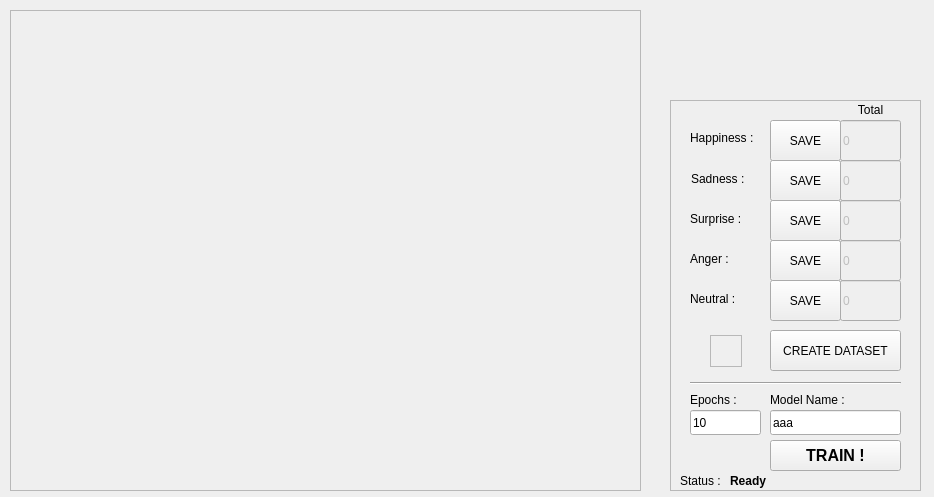
<?xml version="1.0" encoding="UTF-8"?>
<ui version="4.0">
 <class>Form</class>
 <widget class="QWidget" name="Form">
  <property name="windowModality">
   <enum>Qt::WindowModal</enum>
  </property>
  <property name="geometry">
   <rect>
    <x>0</x>
    <y>0</y>
    <width>934</width>
    <height>497</height>
   </rect>
  </property>
  <property name="windowTitle">
   <string>DeepFED Deep Facial Emotion Detection</string>
  </property>
  <widget class="QFrame" name="frame">
   <property name="geometry">
    <rect>
     <x>10</x>
     <y>10</y>
     <width>631</width>
     <height>481</height>
    </rect>
   </property>
   <property name="frameShape">
    <enum>QFrame::StyledPanel</enum>
   </property>
   <property name="frameShadow">
    <enum>QFrame::Raised</enum>
   </property>
  </widget>
  <widget class="QLineEdit" name="modelAdi">
   <property name="geometry">
    <rect>
     <x>770</x>
     <y>410</y>
     <width>131</width>
     <height>25</height>
    </rect>
   </property>
   <property name="text">
    <string>aaa</string>
   </property>
  </widget>
  <widget class="QLineEdit" name="epochNumber">
   <property name="geometry">
    <rect>
     <x>690</x>
     <y>410</y>
     <width>71</width>
     <height>25</height>
    </rect>
   </property>
   <property name="text">
    <string>10</string>
   </property>
  </widget>
  <widget class="QLabel" name="label_5">
   <property name="geometry">
    <rect>
     <x>840</x>
     <y>100</y>
     <width>61</width>
     <height>20</height>
    </rect>
   </property>
   <property name="text">
    <string>Total</string>
   </property>
   <property name="alignment">
    <set>Qt::AlignCenter</set>
   </property>
  </widget>
  <widget class="QLineEdit" name="lineEdit2">
   <property name="enabled">
    <bool>false</bool>
   </property>
   <property name="geometry">
    <rect>
     <x>840</x>
     <y>120</y>
     <width>61</width>
     <height>41</height>
    </rect>
   </property>
   <property name="text">
    <string>0</string>
   </property>
  </widget>
  <widget class="QPushButton" name="btnChange5">
   <property name="geometry">
    <rect>
     <x>770</x>
     <y>240</y>
     <width>71</width>
     <height>41</height>
    </rect>
   </property>
   <property name="text">
    <string>SAVE</string>
   </property>
  </widget>
  <widget class="QLabel" name="label_2">
   <property name="geometry">
    <rect>
     <x>690</x>
     <y>130</y>
     <width>66</width>
     <height>16</height>
    </rect>
   </property>
   <property name="text">
    <string>Happiness :</string>
   </property>
  </widget>
  <widget class="QLabel" name="label_7">
   <property name="geometry">
    <rect>
     <x>690</x>
     <y>250</y>
     <width>66</width>
     <height>17</height>
    </rect>
   </property>
   <property name="text">
    <string>Anger :</string>
   </property>
  </widget>
  <widget class="QPushButton" name="btnChange4">
   <property name="geometry">
    <rect>
     <x>770</x>
     <y>200</y>
     <width>71</width>
     <height>41</height>
    </rect>
   </property>
   <property name="text">
    <string>SAVE</string>
   </property>
  </widget>
  <widget class="QFrame" name="frame2">
   <property name="geometry">
    <rect>
     <x>710</x>
     <y>335</y>
     <width>32</width>
     <height>32</height>
    </rect>
   </property>
   <property name="frameShape">
    <enum>QFrame::StyledPanel</enum>
   </property>
   <property name="frameShadow">
    <enum>QFrame::Raised</enum>
   </property>
  </widget>
  <widget class="QLabel" name="label_9">
   <property name="geometry">
    <rect>
     <x>770</x>
     <y>390</y>
     <width>121</width>
     <height>20</height>
    </rect>
   </property>
   <property name="text">
    <string>Model Name :</string>
   </property>
  </widget>
  <widget class="QPushButton" name="btnChange1">
   <property name="enabled">
    <bool>true</bool>
   </property>
   <property name="geometry">
    <rect>
     <x>770</x>
     <y>280</y>
     <width>71</width>
     <height>41</height>
    </rect>
   </property>
   <property name="text">
    <string>SAVE</string>
   </property>
  </widget>
  <widget class="QLineEdit" name="lineEdit5">
   <property name="enabled">
    <bool>false</bool>
   </property>
   <property name="geometry">
    <rect>
     <x>840</x>
     <y>240</y>
     <width>61</width>
     <height>41</height>
    </rect>
   </property>
   <property name="text">
    <string>0</string>
   </property>
  </widget>
  <widget class="QLabel" name="labelProcess">
   <property name="geometry">
    <rect>
     <x>730</x>
     <y>471</y>
     <width>191</width>
     <height>20</height>
    </rect>
   </property>
   <property name="font">
    <font>
     <weight>75</weight>
     <bold>true</bold>
    </font>
   </property>
   <property name="autoFillBackground">
    <bool>false</bool>
   </property>
   <property name="text">
    <string>Ready</string>
   </property>
  </widget>
  <widget class="QLineEdit" name="lineEdit1">
   <property name="enabled">
    <bool>false</bool>
   </property>
   <property name="geometry">
    <rect>
     <x>840</x>
     <y>280</y>
     <width>61</width>
     <height>41</height>
    </rect>
   </property>
   <property name="text">
    <string>0</string>
   </property>
  </widget>
  <widget class="QLabel" name="label_8">
   <property name="geometry">
    <rect>
     <x>690</x>
     <y>390</y>
     <width>71</width>
     <height>20</height>
    </rect>
   </property>
   <property name="text">
    <string>Epochs :</string>
   </property>
  </widget>
  <widget class="QPushButton" name="btnChange2">
   <property name="geometry">
    <rect>
     <x>770</x>
     <y>120</y>
     <width>71</width>
     <height>41</height>
    </rect>
   </property>
   <property name="text">
    <string>SAVE</string>
   </property>
  </widget>
  <widget class="QLabel" name="label_3">
   <property name="geometry">
    <rect>
     <x>690</x>
     <y>290</y>
     <width>66</width>
     <height>17</height>
    </rect>
   </property>
   <property name="text">
    <string>Neutral :</string>
   </property>
  </widget>
  <widget class="QLineEdit" name="lineEdit3">
   <property name="enabled">
    <bool>false</bool>
   </property>
   <property name="geometry">
    <rect>
     <x>840</x>
     <y>160</y>
     <width>61</width>
     <height>41</height>
    </rect>
   </property>
   <property name="text">
    <string>0</string>
   </property>
  </widget>
  <widget class="QLabel" name="label">
   <property name="geometry">
    <rect>
     <x>691</x>
     <y>170</y>
     <width>60</width>
     <height>17</height>
    </rect>
   </property>
   <property name="text">
    <string>Sadness :</string>
   </property>
  </widget>
  <widget class="QPushButton" name="buttonPaketle">
   <property name="geometry">
    <rect>
     <x>770</x>
     <y>330</y>
     <width>131</width>
     <height>41</height>
    </rect>
   </property>
   <property name="text">
    <string>CREATE DATASET</string>
   </property>
  </widget>
  <widget class="QLineEdit" name="lineEdit4">
   <property name="enabled">
    <bool>false</bool>
   </property>
   <property name="geometry">
    <rect>
     <x>840</x>
     <y>200</y>
     <width>61</width>
     <height>41</height>
    </rect>
   </property>
   <property name="text">
    <string>0</string>
   </property>
  </widget>
  <widget class="QPushButton" name="buttonEgitimBaslat">
   <property name="geometry">
    <rect>
     <x>770</x>
     <y>440</y>
     <width>131</width>
     <height>31</height>
    </rect>
   </property>
   <property name="font">
    <font>
     <pointsize>12</pointsize>
     <weight>75</weight>
     <bold>true</bold>
    </font>
   </property>
   <property name="text">
    <string>TRAIN !</string>
   </property>
  </widget>
  <widget class="QLabel" name="label_4">
   <property name="geometry">
    <rect>
     <x>690</x>
     <y>210</y>
     <width>66</width>
     <height>17</height>
    </rect>
   </property>
   <property name="text">
    <string>Surprise :</string>
   </property>
  </widget>
  <widget class="QPushButton" name="btnChange3">
   <property name="geometry">
    <rect>
     <x>770</x>
     <y>160</y>
     <width>71</width>
     <height>41</height>
    </rect>
   </property>
   <property name="text">
    <string>SAVE</string>
   </property>
  </widget>
  <widget class="QLabel" name="label_6">
   <property name="geometry">
    <rect>
     <x>680</x>
     <y>470</y>
     <width>51</width>
     <height>21</height>
    </rect>
   </property>
   <property name="text">
    <string>Status :</string>
   </property>
  </widget>
  <widget class="QLabel" name="label_10">
   <property name="geometry">
    <rect>
     <x>650</x>
     <y>20</y>
     <width>271</width>
     <height>71</height>
    </rect>
   </property>
   <property name="maximumSize">
    <size>
     <width>99999</width>
     <height>99999</height>
    </size>
   </property>
   <property name="text">
    <string/>
   </property>
   <property name="pixmap">
    <pixmap>GUIandData/torch.png</pixmap>
   </property>
   <property name="scaledContents">
    <bool>true</bool>
   </property>
  </widget>
  <widget class="QLabel" name="duygular">
   <property name="enabled">
    <bool>true</bool>
   </property>
   <property name="geometry">
    <rect>
     <x>670</x>
     <y>100</y>
     <width>251</width>
     <height>391</height>
    </rect>
   </property>
   <property name="autoFillBackground">
    <bool>true</bool>
   </property>
   <property name="frameShape">
    <enum>QFrame::StyledPanel</enum>
   </property>
   <property name="frameShadow">
    <enum>QFrame::Plain</enum>
   </property>
   <property name="text">
    <string/>
   </property>
   <property name="scaledContents">
    <bool>true</bool>
   </property>
  </widget>
  <widget class="QLabel" name="label_11">
   <property name="enabled">
    <bool>true</bool>
   </property>
   <property name="geometry">
    <rect>
     <x>650</x>
     <y>0</y>
     <width>301</width>
     <height>501</height>
    </rect>
   </property>
   <property name="frameShape">
    <enum>QFrame::NoFrame</enum>
   </property>
   <property name="frameShadow">
    <enum>QFrame::Plain</enum>
   </property>
   <property name="text">
    <string/>
   </property>
   <property name="pixmap">
    <pixmap>GUIandData/torchback.png</pixmap>
   </property>
   <property name="scaledContents">
    <bool>true</bool>
   </property>
  </widget>
  <widget class="Line" name="line">
   <property name="geometry">
    <rect>
     <x>690</x>
     <y>375</y>
     <width>211</width>
     <height>16</height>
    </rect>
   </property>
   <property name="orientation">
    <enum>Qt::Horizontal</enum>
   </property>
  </widget>
  <zorder>label_11</zorder>
  <zorder>duygular</zorder>
  <zorder>frame</zorder>
  <zorder>modelAdi</zorder>
  <zorder>epochNumber</zorder>
  <zorder>label_5</zorder>
  <zorder>lineEdit2</zorder>
  <zorder>btnChange5</zorder>
  <zorder>label_2</zorder>
  <zorder>label_7</zorder>
  <zorder>btnChange4</zorder>
  <zorder>frame2</zorder>
  <zorder>label_9</zorder>
  <zorder>btnChange1</zorder>
  <zorder>lineEdit5</zorder>
  <zorder>labelProcess</zorder>
  <zorder>lineEdit1</zorder>
  <zorder>label_8</zorder>
  <zorder>btnChange2</zorder>
  <zorder>label_3</zorder>
  <zorder>lineEdit3</zorder>
  <zorder>label</zorder>
  <zorder>buttonPaketle</zorder>
  <zorder>lineEdit4</zorder>
  <zorder>buttonEgitimBaslat</zorder>
  <zorder>label_4</zorder>
  <zorder>btnChange3</zorder>
  <zorder>label_6</zorder>
  <zorder>label_10</zorder>
  <zorder>line</zorder>
 </widget>
 <resources/>
 <connections/>
</ui>
